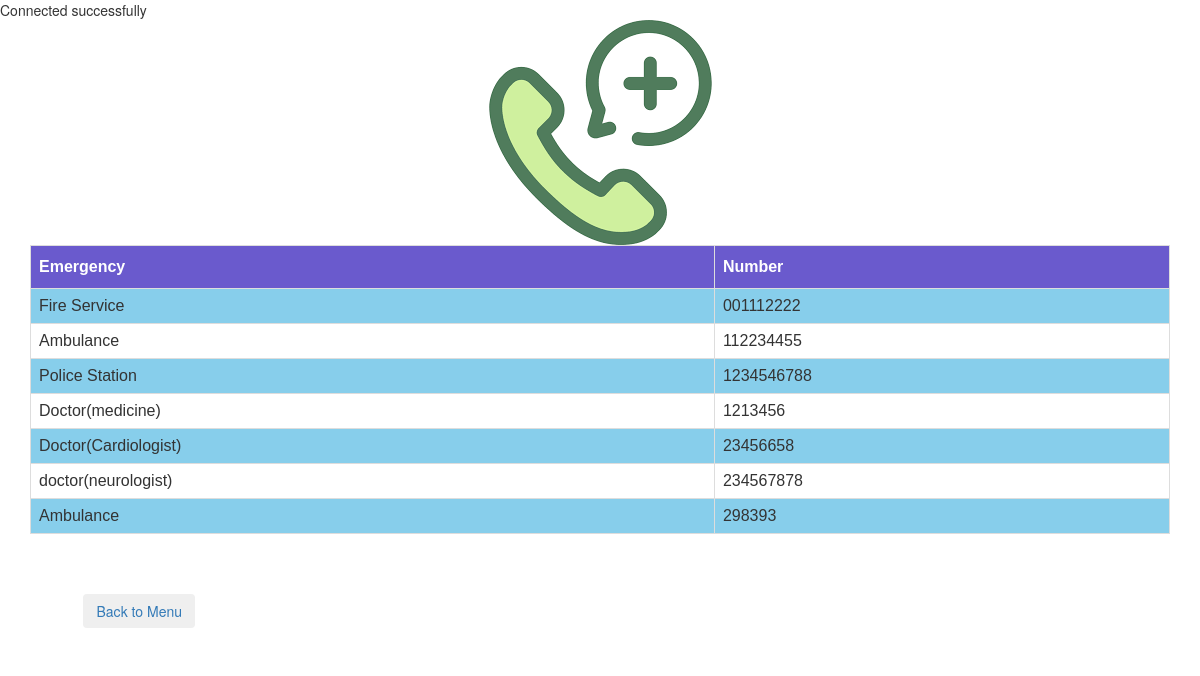
The page /emergency.php on the database its author committed.
### tables this page shows
CREATE TABLE `emergency` (
  `emergency` text NOT NULL,
  `number` text NOT NULL
);

### emergency.php (the view, shortened to what this page needs)
<?php
include('include/connect.php');
$sql="SELECT * FROM emergency";
$result=mysqli_query($conn,$sql);
?>
<!DOCTYPE html>
<html>
<head>
    <link rel="stylesheet" href="css/bootstrap.css">
    <link rel="stylesheet" href="css/pos.css">
</head>
<body>
    <div class="container">
        <div class="row">
            <img class="logo" src="pictures/em.JPG">
        </div>
    </div>
    <div class="container">
        <table id="customers">
            <tr>
               <th>Emergency</th>
                <th>Number</th>
            </tr>
            <?php
            while($data=$result->fetch_object())
            {
                 $emergency=$data->emergency;
                $number=$data->number;
                ?>
                <tr>
               <td><?php echo $emergency ?></td>
                <td><?php echo $number ?></td>
                </tr>
                <?php
                }
                ?>
        </table>
    </div>
    <br>
    <br>
    <br>
    <div class="container">
        <div class="row">
            <div class="col-md-2">
            <button type="button" class="btn " style="float: right;">
                <a href="manager_control.php">Back to Menu</a>
            </div>
        </div>
        <br/>
    </div>
</body>
</html>

### css/pos.css (style rules this page uses)
.logo { display: block; margin-left: auto; margin-right: auto; }

### emergency.php (style rules this page uses)
#customers { font-family: "Trebuchet MS", Arial, Helvetica, sans-serif; border-collapse: collapse; width: 100%; }
#customers td, #customers th { border: 1px solid #ddd; padding: 8px; }
#customers tr:nth-child(even) { background-color: #87CEEB; }
#customers th { padding-top: 12px; padding-bottom: 12px; text-align: left; background-color: #6A5ACD; color: white; }

### rows shown on the page
emergency: emergency "Fire Service", number "001112222"
emergency: emergency "Ambulance", number "112234455"
emergency: emergency "Police Station", number "1234546788"
emergency: emergency "Doctor(medicine)", number "1213456"
emergency: emergency "Doctor(Cardiologist)", number "23456658"
emergency: emergency "doctor(neurologist)", number "234567878"
emergency: emergency "Ambulance", number "298393"
